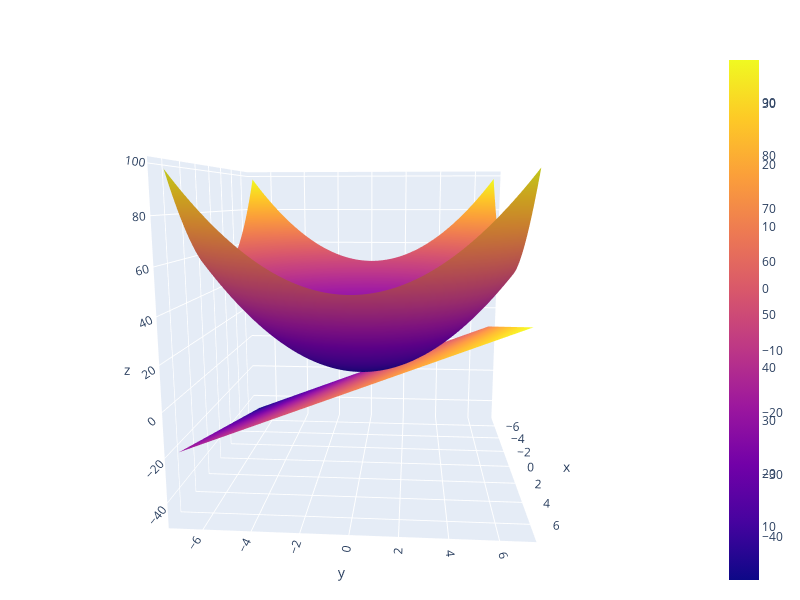

The cell this chart's notebook holds for it:
### Code cell
# visualize
x = grid_flat[:, 0].reshape([100, 100])
y = grid_flat[:, 1].reshape([100, 100])
z = z.reshape([100, 100])
z_tangent = z_tangent.reshape([100, 100])

fig = go.Figure(data = [
    go.Surface(x=x_grid, y=y_grid, z=z),
    go.Surface(x=x, y=y, z=z_tangent)
])
fig.update_layout(
    autosize=False,
    width=800,
    height=600,
    margin=dict(l=20, r=20, b=10, t=50, pad=4),
)

fig.show()

### Figure 1 — Plotly figure (JSON) as saved in the notebook; plotly's stock layout.template omitted (floating-point values rounded to 4 significant figures; data arrays with more than 128 entries replaced by an {"elided": "..."} marker saying what was removed)
{"data": [{"type": "surface", "x": {"elided": "100x100 float values"}, "y": {"elided": "100x100 float values"}, "z": {"elided": "100x100 float values"}}, {"type": "surface", "x": {"elided": "100x100 float values"}, "y": {"elided": "100x100 float values"}, "z": {"elided": "100x100 float values"}}], "layout": {"autosize": false, "height": 600, "margin": {"b": 10, "l": 20, "pad": 4, "r": 20, "t": 50}, "scene": {"aspectmode": "auto", "aspectratio": {"x": 1, "y": 1, "z": 1}, "camera": {"center": {"x": 0, "y": 0, "z": 0}, "eye": {"x": 2.123, "y": 0.158, "z": 0.3955}, "projection": {"type": "perspective"}, "up": {"x": 0, "y": 0, "z": 1}}}, "width": 800}}
